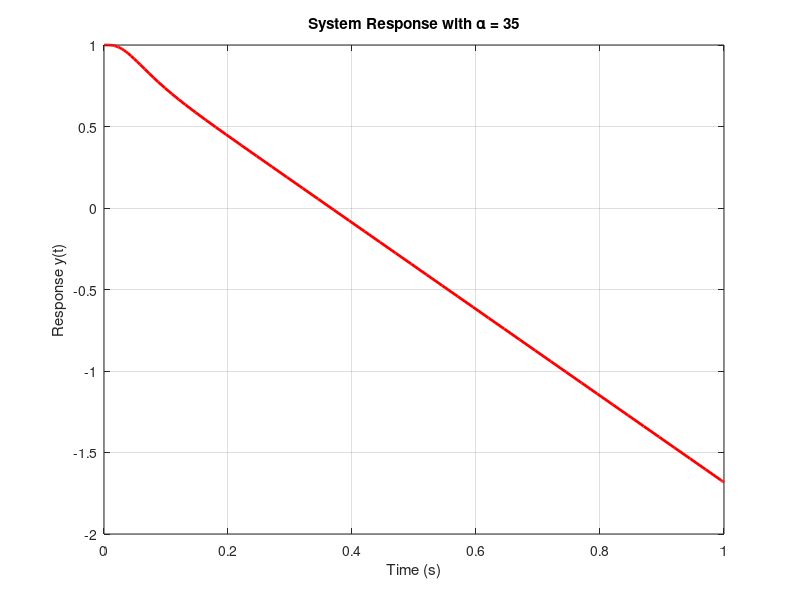

MATLAB code to generate this figure:
function sensitivity_alpha35()
    % Time span
    tspan = [0 1];
    y0 = [1; 0];
    alpha = 35; % Set alpha = 35
    
    % Solve
    [t, y] = ode45(@(t,y) odefun(t,y,alpha), tspan, y0);
    
    % Plot
    figure;
    plot(t, y(:,1), 'r', 'LineWidth', 2);
    xlabel('Time (s)');
    ylabel('Response y(t)');
    title('System Response with \alpha = 35');
    grid on;
end

function dydt = odefun(t,y,alpha)
    alphat = alpha^2 * t * exp(-alpha*t);
    dydt = [y(2); -2*alphat*y(2) - (alphat^2)*y(1)];
end
